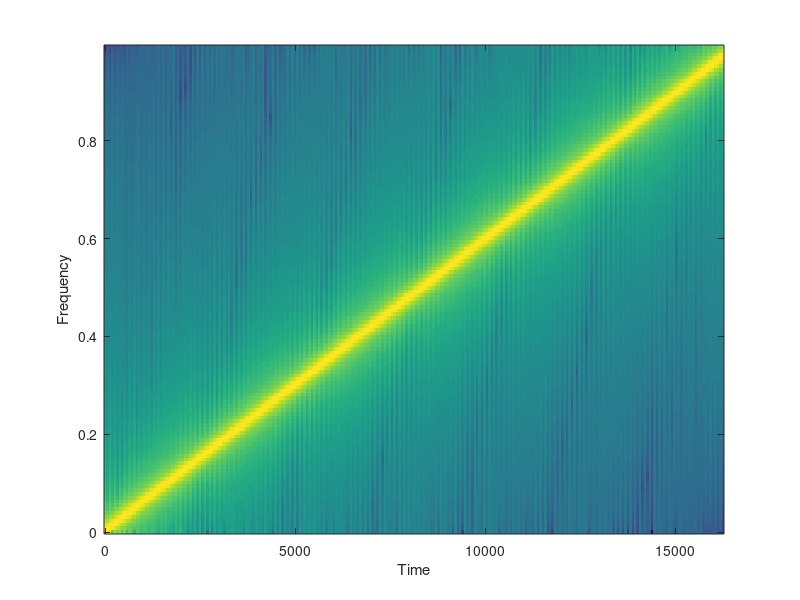
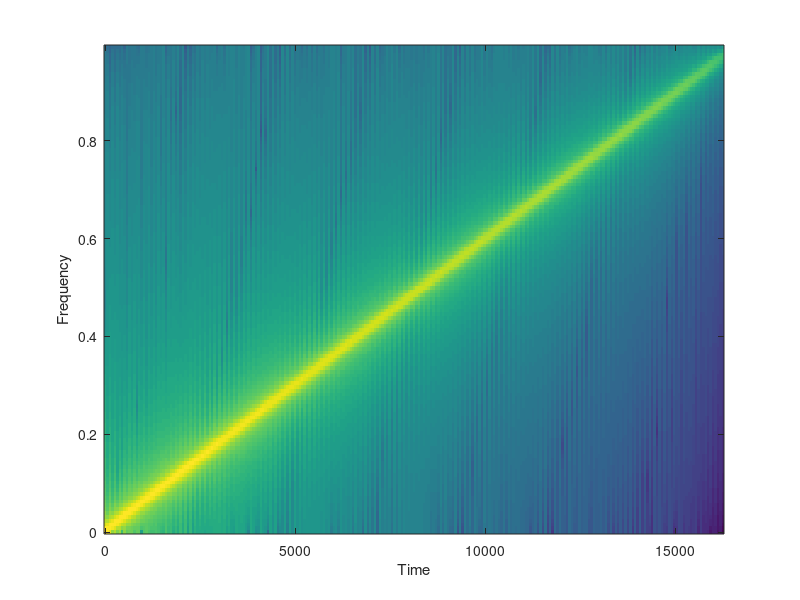
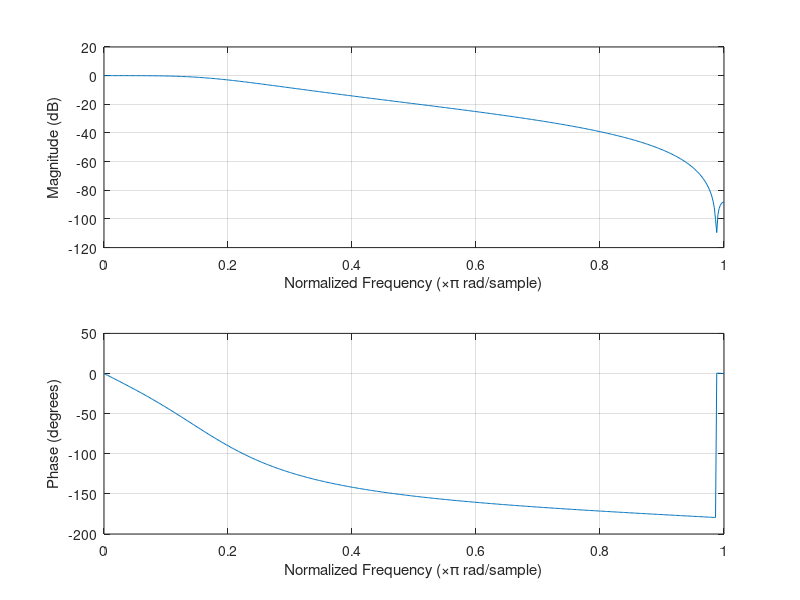

Write MATLAB code to recreate these figures, in order.
t=0:1/8192:4;
y=chirp(t,0,1,1000);
soundsc(y);
figure,specgram(y);

%%
y1=filter([0.0675 0.1349 0.0675],[1 -1.143 0.4128],y);
soundsc(y1);
figure,specgram(y1);
figure,freqz([0.0675 0.1349 0.0675],[1 -1.143 0.4128]);
